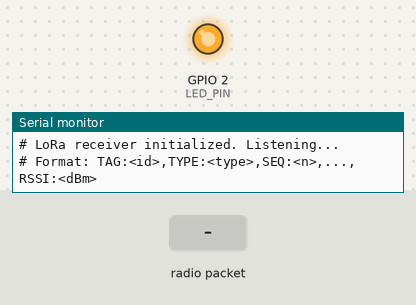
Bench run of a sketch on a simulated ESP32. Shown: output pins drawn as LEDs (lit = HIGH), the last lines printed to the serial monitor. The inputs (shaded band) are chosen by the test bench. No radio packets arrive unless stated.

Above: at 0.04 s.
At 1.7 s:
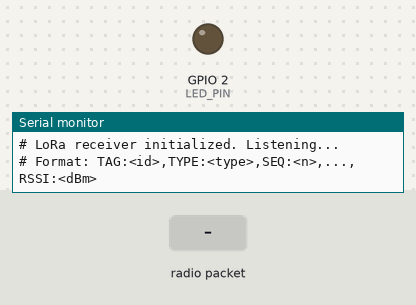
1.8 s: radio packet "1" arrives
At 3.0 s:
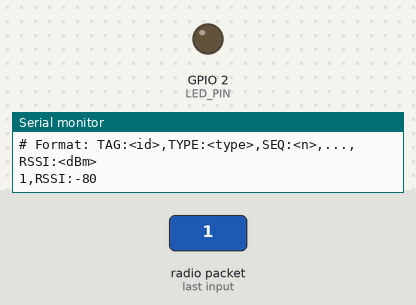
Timing chart, 0 to 4.8 s (numbered marks = the images above; inputs shaded):
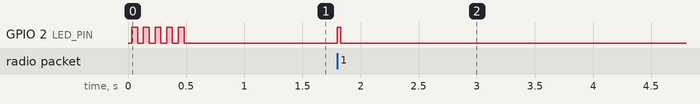

The sketch:

esp32_lora_bridge_receiver.ino
```cpp
/*
 * ============================================================================
 * SudarshanChakra — ESP32 LoRa-to-Serial Bridge (RECEIVER)
 * ============================================================================
 *
 * This firmware runs on the ESP32 LoRa module plugged into the Edge Node
 * via USB. It receives LoRa packets from worker beacons and child safety
 * tags, appends RSSI, and forwards them over USB-Serial to the Edge Node
 * Python software (lora_receiver.py).
 *
 * This is the RECEIVER. The TRANSMITTER firmware is esp32_lora_tag.ino.
 *
 * Hardware:
 *   - ESP32 DevKit V1
 *   - SX1276/SX1278 LoRa module (same frequency as transmitter tags)
 *   - USB cable to Edge Node PC
 *   - No battery needed — powered by USB
 *
 * Wiring: Same as esp32_lora_tag.ino LoRa pins (see that file for pinout)
 *
 * Output format (over USB-Serial at 115200 baud):
 *   TAG:<id>,TYPE:<type>,SEQ:<n>,ACCEL:<g>,BAT:<v>,RSSI:<dBm>
 *
 * The Edge Node's lora_receiver.py reads lines from /dev/ttyUSB0 and
 * parses this format.
 * ============================================================================
 */

#include <SPI.h>
#include <LoRa.h>
#include <esp_task_wdt.h>

// ── LoRa Configuration (must match transmitter tags) ─────────────────────
#define LORA_FREQUENCY    433E6      // Must match esp32_lora_tag.ino
#define LORA_BANDWIDTH    125E3
#define LORA_SPREADING    7          // SF7
#define LORA_SYNC_WORD    0x12       // Default sync word

// ── Pin Definitions (same as transmitter) ────────────────────────────────
#define LORA_SCK   5
#define LORA_MISO  19
#define LORA_MOSI  27
#define LORA_NSS   18
#define LORA_RST   14
#define LORA_DIO0  26
#define LED_PIN    2

// ── Stats ────────────────────────────────────────────────────────────────
unsigned long packetsReceived = 0;
unsigned long lastStatsTime = 0;

void setup() {
    Serial.begin(115200);
    while (!Serial && millis() < 3000);

    const esp_task_wdt_config_t wdt_config = {
        .timeout_ms = 30000,
        .idle_core_mask = (1 << 0),
        .trigger_panic = true,
    };
    esp_task_wdt_init(&wdt_config);
    esp_task_wdt_add(NULL);

    pinMode(LED_PIN, OUTPUT);

    Serial.println("# ============================================");
    Serial.println("# SudarshanChakra LoRa Bridge Receiver");
    Serial.println("# Forwarding LoRa packets to USB-Serial");
    Serial.println("# ============================================");

    // Initialize LoRa
    SPI.begin(LORA_SCK, LORA_MISO, LORA_MOSI, LORA_NSS);
    LoRa.setPins(LORA_NSS, LORA_RST, LORA_DIO0);

    if (!LoRa.begin(LORA_FREQUENCY)) {
        Serial.println("# ERROR: LoRa init failed!");
        while (1) {
            digitalWrite(LED_PIN, !digitalRead(LED_PIN));
            delay(100);
        }
    }

    LoRa.setSpreadingFactor(LORA_SPREADING);
    LoRa.setSignalBandwidth(LORA_BANDWIDTH);
    LoRa.enableCrc();

    // Continuous receive mode
    LoRa.receive();

    Serial.println("# LoRa receiver initialized. Listening...");
    Serial.println("# Format: TAG:<id>,TYPE:<type>,SEQ:<n>,...,RSSI:<dBm>");

    // Ready blink
    for (int i = 0; i < 5; i++) {
        digitalWrite(LED_PIN, HIGH);
        delay(50);
        digitalWrite(LED_PIN, LOW);
        delay(50);
    }
}

void loop() {
    esp_task_wdt_reset();
    int packetSize = LoRa.parsePacket();

    if (packetSize > 0) {
        // Read packet content
        String packet = "";
        while (LoRa.available()) {
            packet += (char)LoRa.read();
        }

        // Get RSSI of received packet
        int rssi = LoRa.packetRssi();

        // Append RSSI to packet and forward to USB-Serial
        // lora_receiver.py parses this line format
        String output = packet + ",RSSI:" + String(rssi);
        Serial.println(output);

        // LED flash on receive
        digitalWrite(LED_PIN, HIGH);
        delay(30);
        digitalWrite(LED_PIN, LOW);

        packetsReceived++;
    }

    // Print stats every 60 seconds (lines starting with # are ignored by parser)
    if (millis() - lastStatsTime > 60000) {
        Serial.print("# Stats: ");
        Serial.print(packetsReceived);
        Serial.print(" packets received, uptime ");
        Serial.print(millis() / 1000);
        Serial.println("s");
        lastStatsTime = millis();
    }
}
```

Measured:
- after the input at 1.8 s, GPIO 2 (LED_PIN): LOW → HIGH at once, → LOW 0.03 s later
